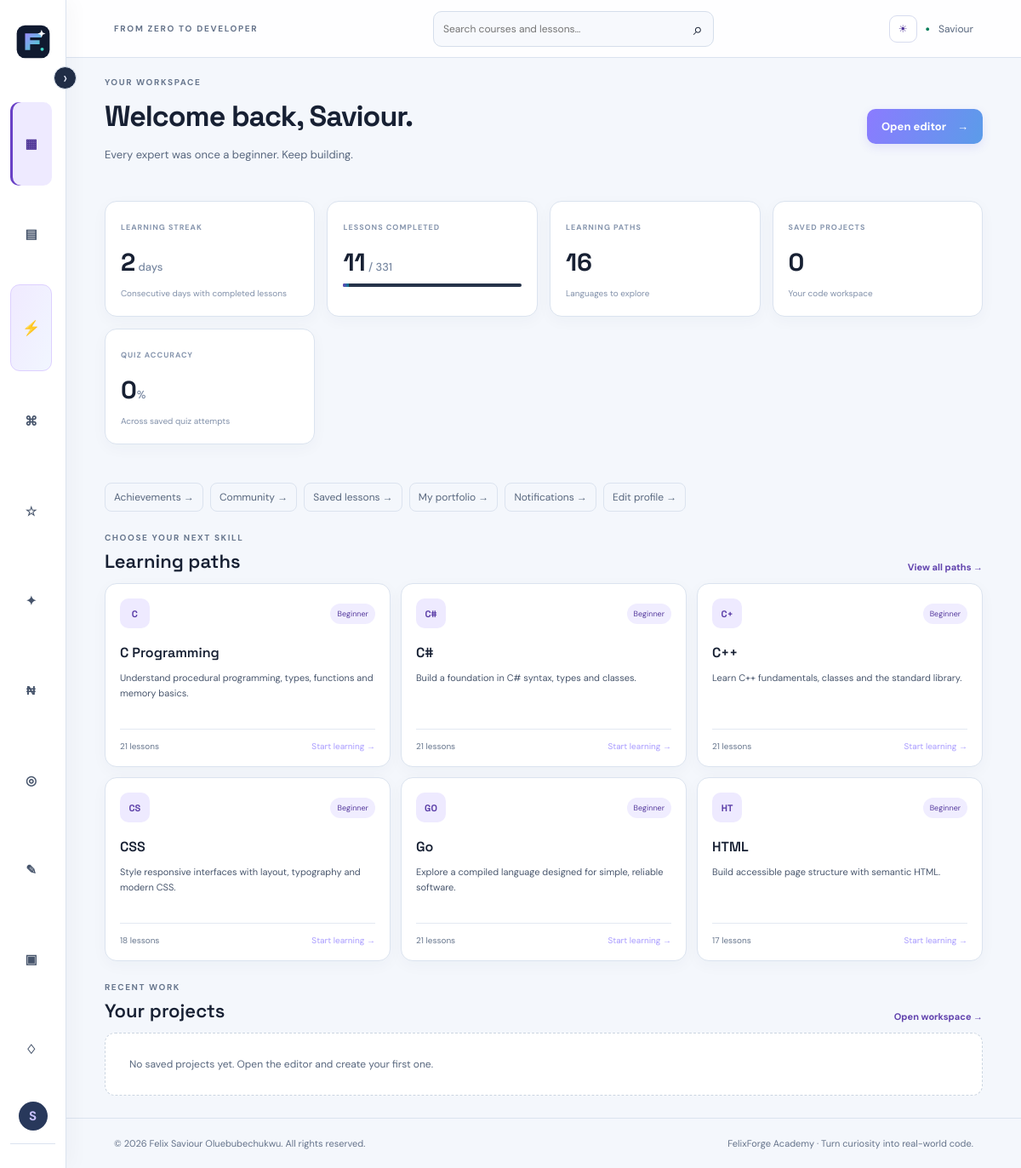
The page /dashboard (signed in) on the database its author committed.
### app.py (models this page shows, shortened)
class User(UserMixin, db.Model):
    id = db.Column(db.Integer, primary_key=True)
    username = db.Column(db.String(32), unique=True, nullable=False)
    email = db.Column(db.String(254), unique=True, nullable=False)
    password_hash = db.Column(db.String(255), nullable=False)
    created_at = db.Column(db.DateTime, default=datetime.utcnow)
    projects = db.relationship('Project', backref='owner', cascade='all, delete-orphan')
    progress = db.relationship('Progress', backref='learner', cascade='all, delete-orphan')
    quiz_results = db.relationship('QuizResult', back_populates='learner', cascade='all, delete-orphan')

class Course(db.Model):
    id = db.Column(db.Integer, primary_key=True)
    slug = db.Column(db.String(40), unique=True, nullable=False)
    title = db.Column(db.String(80), nullable=False)
    level = db.Column(db.String(30), default='Beginner')
    description = db.Column(db.Text, default='')
    language = db.Column(db.String(30), nullable=False)
    access_level = db.Column(db.String(20), nullable=False, default='free')
    lessons = db.relationship('Lesson', backref='course', cascade='all, delete-orphan', order_by='Lesson.position')

### app.py (the view)
@app.route('/dashboard')
@login_required
def dashboard():
    can_view_premium = can_access_advanced_courses()
    course_query = Course.query
    lesson_query = Lesson.query.join(Course)
    progress_query = Progress.query.filter_by(user_id=current_user.id).join(Lesson).join(Course)
    if not can_view_premium:
        course_query = course_query.filter(Course.access_level == 'free')
        lesson_query = lesson_query.filter(Course.access_level == 'free')
        progress_query = progress_query.filter(Course.access_level == 'free')
    courses = course_query.order_by(Course.title).all()
    completed = progress_query.count()
    total = lesson_query.count()
    projects=Project.query.filter_by(user_id=current_user.id).count(); all_results=QuizResult.query.filter_by(user_id=current_user.id).all(); accuracy=round(sum(r.score for r in all_results)/sum(r.total for r in all_results)*100) if all_results else 0; results=QuizResult.query.filter_by(user_id=current_user.id).order_by(QuizResult.created_at.desc()).limit(5).all()
    recent=Project.query.filter_by(user_id=current_user.id).order_by(Project.updated_at.desc()).limit(4).all()
    activity_dates=sorted({p.completed_at.date() for p in Progress.query.filter_by(user_id=current_user.id).all()},reverse=True)
    streak=0; today=date.today(); cursor=today if activity_dates and activity_dates[0]==today else today-timedelta(days=1)
    for day in activity_dates:
        if day==cursor: streak+=1; cursor-=timedelta(days=1)
        elif day<cursor: break
    return render_template('dashboard.html',courses=courses,completed=completed,total=total,projects=projects,accuracy=accuracy,results=results,recent=recent,streak=streak)

### app.py (called while the page is built)
@login_manager.user_loader
def load_user(user_id): return db.session.get(User, int(user_id))

def is_admin_user():
    admin_email = app.config.get('ADMIN_EMAIL', '')
    return bool(
        current_user.is_authenticated
        and app.config.get('ADMIN_ENABLED')
        and admin_email
        and current_user.email.lower() == admin_email
    )

def has_active_premium_membership(user_id):
    now = datetime.utcnow()
    return MembershipPayment.query.filter(
        MembershipPayment.user_id == user_id,
        MembershipPayment.plan.in_(['monthly', 'annual']),
        MembershipPayment.status == 'paid',
        MembershipPayment.starts_at.isnot(None),
        MembershipPayment.starts_at <= now,
        MembershipPayment.ends_at.isnot(None),
        MembershipPayment.ends_at > now,
    ).first() is not None

def can_access_advanced_courses():
    return bool(current_user.is_authenticated and (
        is_admin_user() or has_active_premium_membership(current_user.id)
    ))

@app.before_request
def record_daily_activity():
    if current_user.is_authenticated and request.endpoint not in {'static', 'logout'}:
        today = datetime.utcnow().date()
        activity = UserActivity.query.filter_by(user_id=current_user.id, activity_date=today).first()
        if activity is None:
            db.session.add(UserActivity(user_id=current_user.id, activity_date=today, last_seen_at=datetime.utcnow()))
        try:
            db.session.commit()
        except Exception:
            db.session.rollback()
            app.logger.exception('Could not record learner activity')

### templates/dashboard.html
{% extends 'base.html' %}{% block title %}Dashboard — FelixForge Academy{% endblock %}{% block content %}<div class="page-heading"><div><div class="eyebrow">YOUR WORKSPACE</div><h1>Welcome back, {{ current_user.username }}.</h1><p>Every expert was once a beginner. Keep building.</p></div><a class="button" href="{{ url_for('editor') }}">Open editor <span>→</span></a></div><div class="stats-grid"><div class="stat-card"><span>LEARNING STREAK</span><strong>{{ streak }}<small> days</small></strong><small class="stat-foot">Consecutive days with completed lessons</small></div><div class="stat-card"><span>LESSONS COMPLETED</span><strong>{{ completed }}<small> / {{ total }}</small></strong><div class="progress-track"><i style="width:{{ (completed/total*100)|round|int if total else 0 }}%"></i></div></div><div class="stat-card"><span>LEARNING PATHS</span><strong>{{ courses|length }}</strong><small class="stat-foot">Languages to explore</small></div><div class="stat-card"><span>SAVED PROJECTS</span><strong>{{ projects }}</strong><small class="stat-foot">Your code workspace</small></div><div class="stat-card"><span>QUIZ ACCURACY</span><strong>{{ accuracy }}<small>%</small></strong><small class="stat-foot">Across saved quiz attempts</small></div></div><div class="quick-links"><a href="{{ url_for('achievements') }}">Achievements →</a><a href="{{ url_for('community') }}">Community →</a><a href="{{ url_for('bookmarks') }}">Saved lessons →</a><a href="{{ url_for('portfolio') }}">My portfolio →</a><a href="{{ url_for('notifications') }}">Notifications →</a><a href="{{ url_for('profile') }}">Edit profile →</a></div><div class="section-heading"><div><div class="eyebrow">CHOOSE YOUR NEXT SKILL</div><h2>Learning paths</h2></div><a class="text-link" href="{{ url_for('courses') }}">View all paths →</a></div><div class="course-grid">{% for c in courses[:6] %}<a class="course-card" href="{{ url_for('course_detail',slug=c.slug) }}"><div class="course-top"><span class="language-icon">{{ c.language[:2]|upper }}</span><span class="level-tag">{{ c.level }}</span></div><h3>{{ c.title }}</h3><p>{{ c.description }}</p><div class="course-bottom"><span>{{ c.lessons|length }} lessons</span><span>Start learning →</span></div></a>{% endfor %}</div><div class="section-heading"><div><div class="eyebrow">RECENT WORK</div><h2>Your projects</h2></div><a class="text-link" href="{{ url_for('editor') }}">Open workspace →</a></div>{% if recent %}<div class="project-list">{% for p in recent %}<a href="{{ url_for('editor') }}" class="project-row"><span class="project-file">⌘</span><b>{{ p.name }}</b><small>{{ p.language }}</small><span class="project-date">{{ p.updated_at.strftime('%d %b %Y') }}</span></a>{% endfor %}</div>{% else %}<div class="empty-state">No saved projects yet. Open the editor and create your first one.</div>{% endif %}{% endblock %}

### templates/base.html (shortened to what this page needs)
<!doctype html>
<html lang="en">
<head>
<link rel="stylesheet" href="{{ url_for('static',filename='style.css') }}">
</head>
<body>
<div class="shell">
<aside class="sidebar" id="appSidebar">
<button type="button" class="sidebar-toggle" id="sidebarToggle" aria-label="Collapse navigation" aria-expanded="true" title="Collapse navigation">‹</button>
<a class="brand" href="{{ url_for('home') }}" aria-label="FelixForge Academy home"><img class="brand-logo" src="{{ url_for('static', filename='felixforge-logo.svg') }}" alt=""><span>FelixForge <span class="brand-muted">Academy</span></span></a>
<nav>
<a href="{{ url_for('dashboard') }}" class="nav-link {% if request.endpoint=='dashboard' %}active{% endif %}">▦ <span>Dashboard</span></a>
<a href="{{ url_for('courses') }}" class="nav-link ">▤ </a>
<a href="{{ url_for('advanced_courses') }}" class="nav-link advanced-nav-link {% if advanced_nav_active %}active{% endif %}"><strong class="advanced-icon">⚡</strong><span>Advanced Courses</span><span class="advanced-badge">PRO</span></a>
<a href="{{ url_for('editor') }}" class="nav-link {% if request.endpoint=='editor' %}active{% endif %}">⌘ <span>Code editor</span></a>
<a href="{{ url_for('bookmarks') }}" class="nav-link">☆ <span>Bookmarks</span></a>
<a href="{{ url_for('achievements') }}" class="nav-link">✦ <span>Achievements</span></a>
<a href="{{ url_for('monetization_plan') }}" class="nav-link {% if request.endpoint=='monetization_plan' %}active{% endif %}">₦ <span>Pricing & certificates</span></a>
<a href="{{ url_for('community') }}" class="nav-link">◎ <span>Community</span></a>
<a href="{{ url_for('suggestions') }}" class="nav-link {% if request.endpoint=='suggestions' %}active{% endif %}">✎ <span>Suggestions</span></a>
<a href="{{ url_for('portfolio') }}" class="nav-link">▣ <span>Portfolio</span></a>
<a href="{{ url_for('notifications') }}" class="nav-link">♢ <span>Notifications{% if unread_notifications %} ({{ unread_notifications }}){% endif %}</span></a>
</nav>
<div class="side-bottom"><div class="side-label">YOUR ACCOUNT</div>
<div class="user-mini"><div class="avatar">{{ (current_user.username[0] if current_user.is_authenticated else 'F')|upper }}</div></div>
</div>
</aside>
<main class="main">
<header class="topbar"><div class="crumb">FROM ZERO TO DEVELOPER</div>
<form class="global-search" action="{{ url_for('search') }}" method="get"><input name="q" type="search" placeholder="Search courses and lessons…" aria-label="Search courses and lessons"><button aria-label="Search">⌕</button></form>
<div class="top-actions"><button type="button" class="theme-toggle" id="themeToggle" aria-label="Toggle colour theme" aria-pressed="false">◐</button>
{% if current_user.is_authenticated %}<span class="online-dot">●</span><span class="top-user"><a href="{{ url_for('profile') }}">{{ current_user.username }}</a></span>{% else %}<a class="button button-small" href="{{ url_for('login') }}">Log in</a>{% endif %}</div>
</header>
<section class="page">{% block content %}{% endblock %}</section>
<footer>© {{ year }} Felix Saviour Oluebubechukwu. All rights reserved. <span>FelixForge Academy · Turn curiosity into real-world code.</span></footer>
</main></div>
</body></html>

### rows shown on the page
User: username "S", username "Saviour"
Course: language "C", level "Beginner", title "C Programming", description "Understand procedural programming, types, functions and memory basics.", lessons|length "21"
Course: language "C#", level "Beginner", title "C#", description "Build a foundation in C# syntax, types and classes.", lessons|length "21"
Course: language "C+", level "Beginner", title "C++", description "Learn C++ fundamentals, classes and the standard library.", lessons|length "21"
Course: language "CS", level "Beginner", title "CSS", description "Style responsive interfaces with layout, typography and modern CSS.", lessons|length "18"
Course: language "GO", level "Beginner", title "Go", description "Explore a compiled language designed for simple, reliable software.", lessons|length "21"
Course: language "HT", level "Beginner", title "HTML", description "Build accessible page structure with semantic HTML.", lessons|length "17"

### other values the page prints
{{ streak }} "2"
{{ completed }} "11"
{{ total }} "331"
{{ courses|length }} "16"
{{ projects }} "0"
{{ accuracy }} "0"
